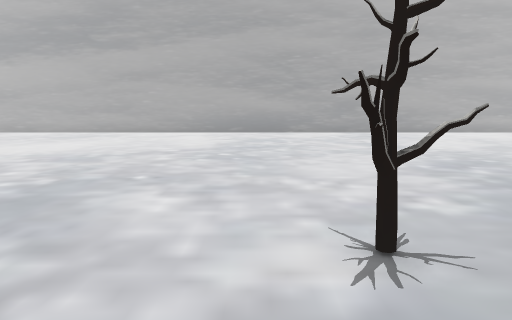
[1] (above)

20 first-person views from a walk through a Unity game level. The camera is 1.2 m above the floor, tilts 8° down and sees 70° across. The floor is counted in squares, 1 m on a side. Each view is taken from the middle of a square. On the plan, view 1 faces up. The plan holds only what a view shows up to about 15 squares ahead; the rest is blank. The place goes on beyond the plan. The player character is not drawn. Some surface patterns are stand-ins.

[2]
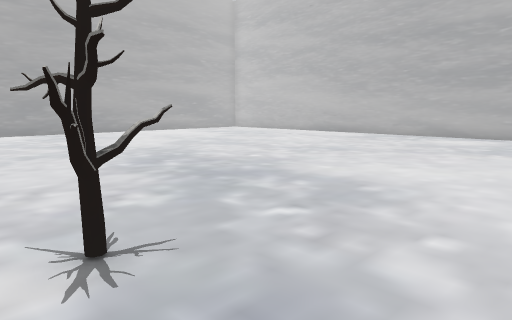

[3]
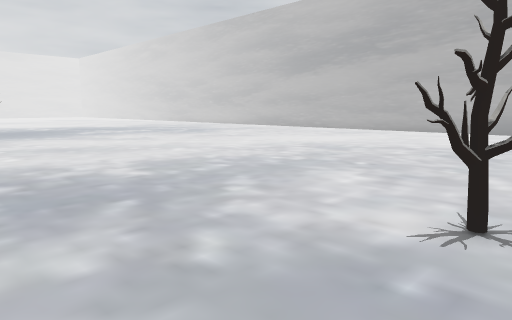

[4]
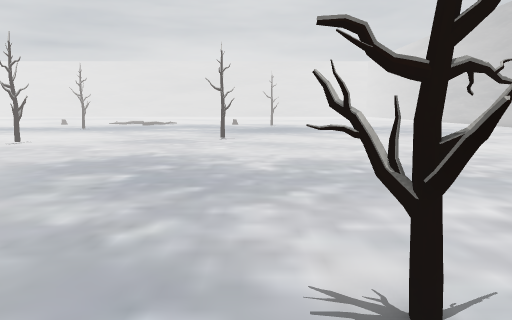

[5]
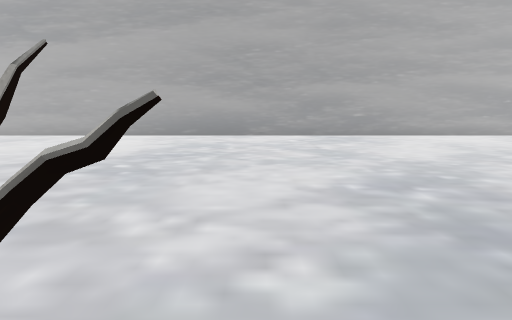

[6]
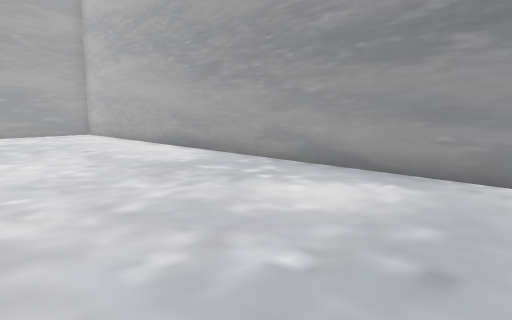

[7]
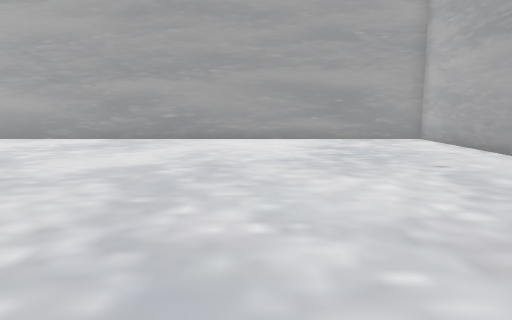

[8]
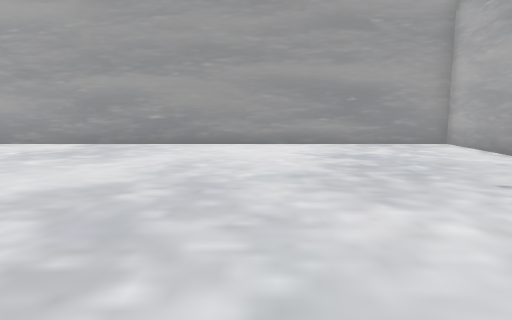

[9]
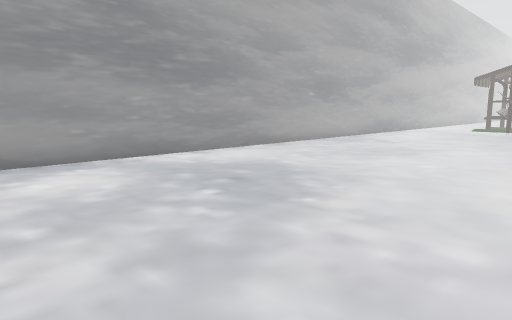

[10]
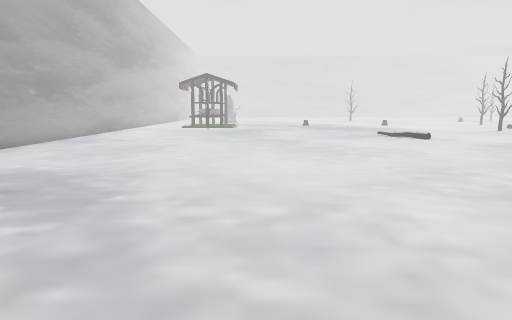

[11]
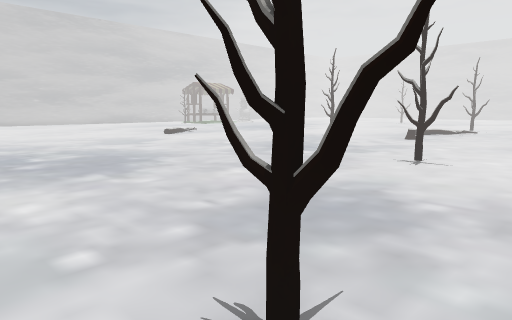

[12]
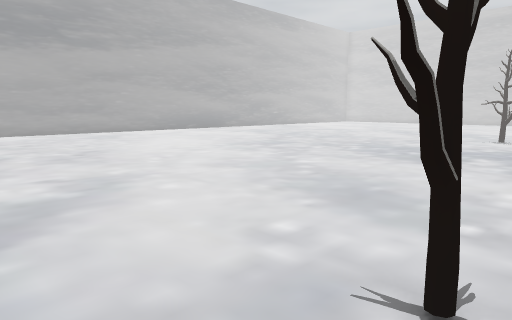

[13]
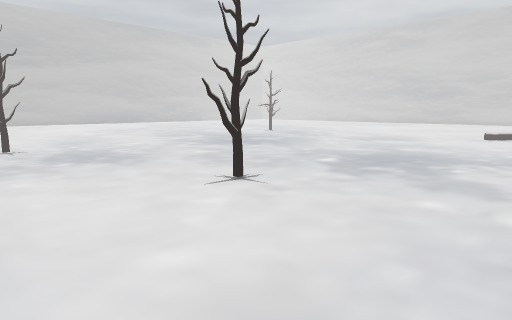

[14]
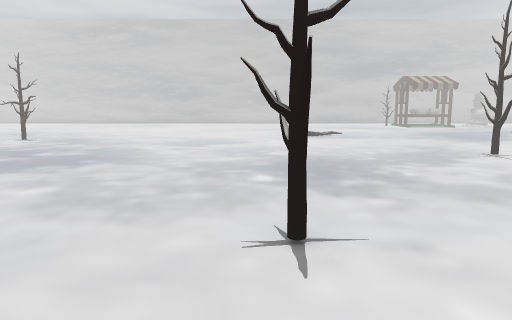

[15]
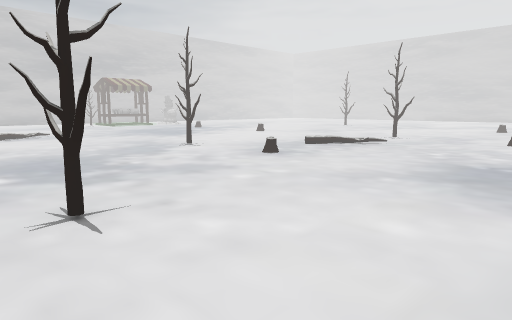

[16]
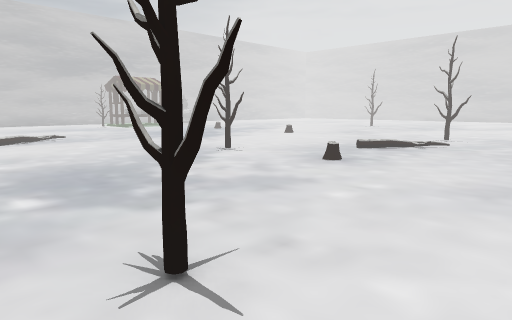

[17]
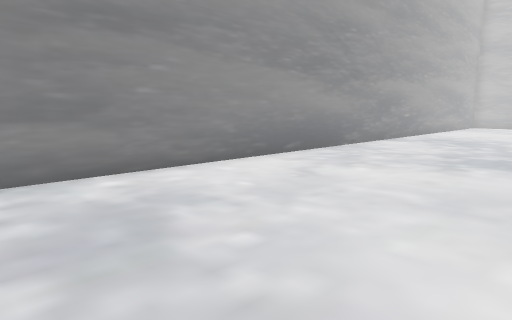

[18]
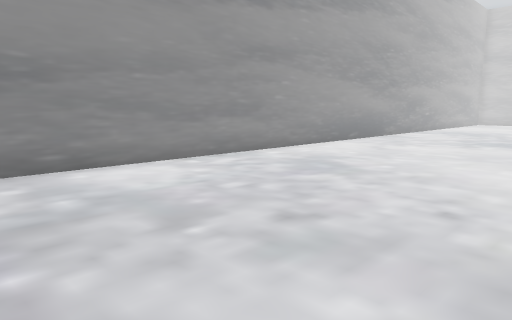

[19]
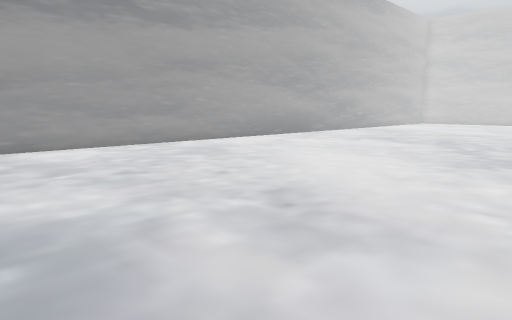

[20]
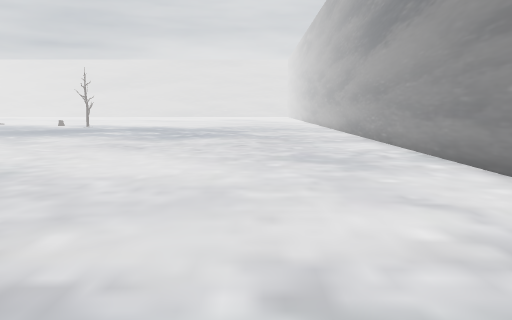

### Floor plan
Points are (right, up) in squares from view 1. A wall is a line through its corners. A room is listed if a view was taken in it or the views show most of it. See-through windows are left out.
Room 1 (views 1, 2, 3, 4, 5, 6, 7, 8, 9, 10, 11, 12, 13, 14, 15, 16, 17, 18, 19, 20)
walls: (-4, -11.9) (-3.7, -12) (-3.7, -11.6); (-3.8, -12.1) (-3.6, -11.7); (-4.5, -12.1) (-3.3, -12); (-4.5, -12.2) (-3.7, -12); (-9.4, -6.3) (-10.6, -6.5); (-9.7, -6.3) (-10.2, -6.4) (-9.9, -6.2) (-9.7, -6.3); (-9.8, -6.1) (-9.7, -5.8); (-9.8, -6.2) (-9.9, -5.9); (-9.8, -6.3) (-9.3, -6); (-10, -6.4) (-10.5, -6.1); (-10.4, -6.3) (-9.3, -6.2); (-10.4, -6.4) (-9.9, -6.2) (-9.8, -5.8); (-10.5, -6.2) (-10, -6.5); (-11.4, 0.7) (-12.6, 0.6); (-11.8, 0.5) (-12.5, 0.9); (-12, 0.5) (-11.7, 1.2); (-12.2, 0.6) (-11.8, 1.2); (-12.2, 0.6) (-12.4, 0.7) (-11.6, 0.7) (-11.4, 0.9); (-12.3, 0.9) (-11.7, 0.7) (-12.4, 0.5) (-11.9, 0.9) (-11.9, 1.1); (-12.4, 0.7) (-11.4, 0.8); (-12.5, 0.7) (-12.4, 0.7) (-11.9, 0.8); (16.6, -8.2) (16.6, 18.5) (-14.2, 18.5); (-7.7, -19.5) (-7.2, -19.7); (-7.7, -19.7) (-7.4, -19.2); (-8.1, -19.7) (-7, -19.6)
objects: tree (1, 2) to (2, 3)

Where each view was taken, in squares from view 1:
view 1: 0 up, 0 right, facing up
view 2: 0 up, 0 right, facing up-right
view 3: 1 down, 2 right, facing up-left
view 4: 2 up, 3 right, facing left
view 5: 2 up, 2 right, facing up
view 6: 1 up, 10 right, facing up-right
view 7: 4 up, 10 right, facing up
view 8: 6 up, 10 right, facing up
view 9: 6 up, 8 right, facing down-right
view 10: 7 up, 9 right, facing down
view 11: 2 up, 13 left, facing down-right
view 12: 0 up, 14 left, facing up-right
view 13: 11 down, 14 left, facing up-right
view 14: 6 down, 13 left, facing right
view 15: 5 down, 14 left, facing down-right
view 16: 5 down, 12 left, facing down-right
view 17: 12 up, 9 left, facing up-right
view 18: 11 up, 14 left, facing up-right
view 19: 7 up, 14 left, facing up-right
view 20: 14 up, 1 right, facing left
